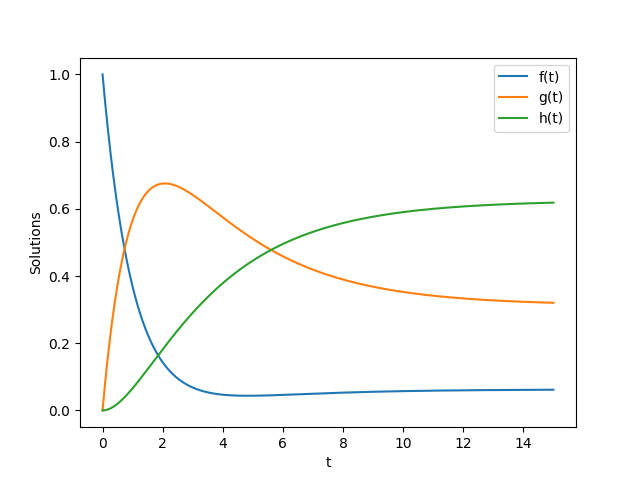

Reproduce this figure in Python.
import numpy as np
import matplotlib.pyplot as plt

# Définir les fonctions dérivées
def df_dt(f, h):
    return 0.1 * h - f

def dg_dt(f, g):
    return f - 0.2 * g

def dh_dt(g, h):
    return 0.2 * g - 0.1 * h

# Paramètres de la méthode d'Euler
t0, tf = 0, 15  # Intervalle de temps
dt = 0.01  # Pas de temps
n = int((tf - t0) / dt)  # Nombre de pas de temps

# Initialisation des solutions
t = np.linspace(t0, tf, n)
f = np.zeros(n)
g = np.zeros(n)
h = np.zeros(n)

# Conditions initiales
f[0], g[0], h[0] = 1, 0, 0

# Méthode d'Euler
for i in range(1, n):
    f[i] = f[i-1] + dt * df_dt(f[i-1], h[i-1])
    g[i] = g[i-1] + dt * dg_dt(f[i-1], g[i-1])
    h[i] = h[i-1] + dt * dh_dt(g[i-1], h[i-1])

# Tracer les solutions
plt.plot(t, f, label='f(t)')
plt.plot(t, g, label='g(t)')
plt.plot(t, h, label='h(t)')
plt.xlabel('t')
plt.ylabel('Solutions')
plt.legend()
plt.show()
